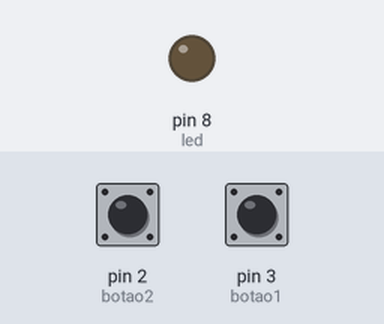
A sketch run on a simulated Arduino Uno, built with avr-gcc and run on an emulated ATmega328P. Shown: output pins drawn as LEDs (lit = HIGH). The inputs (shaded band) are chosen by the test bench; at power-on: pin 3 (botao1) LOW, pin 2 (botao2) LOW.

Above: at 1.2 s.
1.3 s: pin 3 (botao1) pulled HIGH for 0.15 s
At 2.4 s:
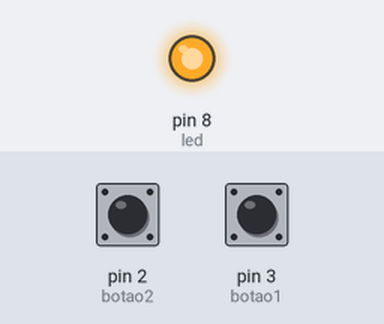
2.9 s: pin 2 (botao2) pulled HIGH for 0.15 s
At 3.6 s:
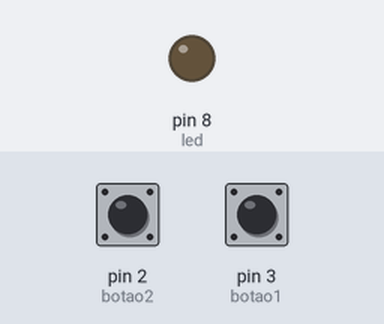
4.5 s: pin 3 (botao1) pulled HIGH for 1 s
At 4.8 s:
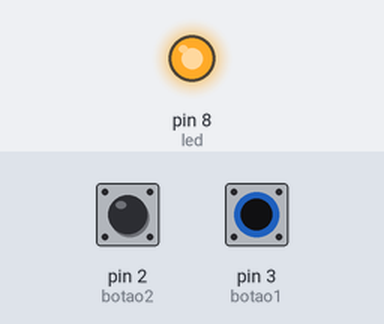
Timing chart, 0 to 7.5 s (numbered marks = the images above; inputs shaded):
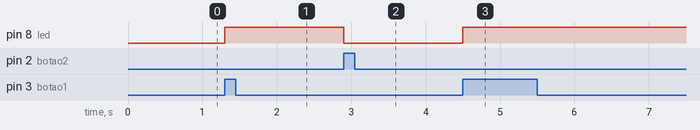

The sketch:

2_-_Bot_es_ON-OFF.ino
```cpp
int led = 8;
int botao1 = 3;
int estadoBotao1 = 0;
int botao2 = 2;
int estadoBotao2 = 0;

void setup()
{
  pinMode (led, OUTPUT);
  pinMode (botao1, INPUT);
  pinMode (botao2, INPUT);
}

void loop()
{
  estadoBotao1 = digitalRead (botao1);
  estadoBotao2 = digitalRead (botao2);

  if (estadoBotao1 == HIGH)
  {
   digitalWrite (led, HIGH);
  }

  if (estadoBotao2 == HIGH)
  {
   digitalWrite (led, LOW);
  }
}
```

Measured:
- after the input at 1.3 s, pin 8 (led): LOW → HIGH at once
- after the input at 2.9 s, pin 8 (led): HIGH → LOW at once
- after the input at 4.5 s, pin 8 (led): LOW → HIGH at once
